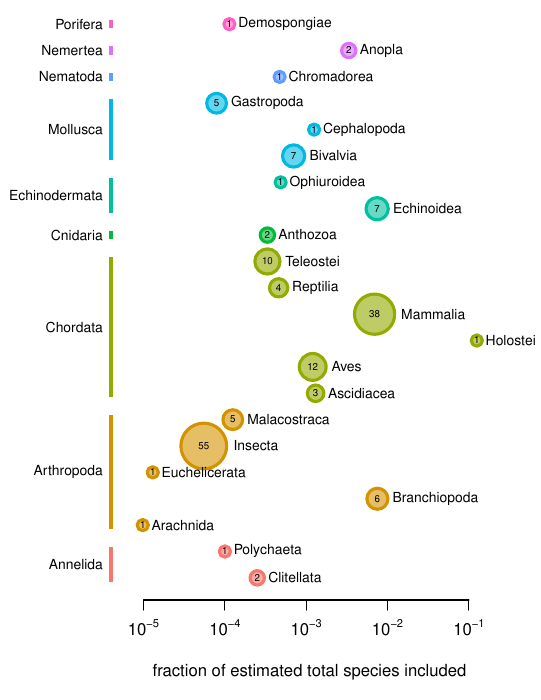

Source code (R):
# species_counts.r

library(tidyverse)
source('color_scheme.r')

d <- read_tsv('../../data/species_by_class.tsv') %>% 
  filter(is.finite(frac))
opar <- par(no.readonly=TRUE)

size <- 7
pdf('species_counts.pdf', width=size*0.773, size)
par(mar=c(5, 0.1, 0.1, 0.6))
x <- seq_along(d$class)
plot(log10(d$frac), x, type='n', axes=FALSE, ylab='', xlab='', 
     xlim=c(-6.5, -0.5))
axis(1, seq(-1, -5), latex2exp::TeX(sprintf("$10^{%d}$", seq(-1, -5))))

cols <- match(d$phylum, names(phyla_cols))
points(log10(d$frac), x, pty='n', cex=1.5*(d$nspecies)^0.35, pch=21,
       col=phyla_cols[cols], lwd=3, bg=scales::alpha(phyla_cols[cols], 0.6))
text(log10(d$frac) + 0.11*d$nspecies^0.3, x, d$class, 
     xpd=TRUE, srt=0, cex=0.8, adj=c(0, NA))

text(log10(d$frac), x, d$nspecies, cex=0.6, adj=c(0.5, NA))

z = factor(d$phylum)
phy <- as.integer(z)
for (i in 1:max(phy)) {
  idx <- which(phy == i) 
  text(-5.5, mean(idx), levels(z)[i], cex=0.8, adj=c(1, NA))
  segments(-5.4, min(idx) - 0.1, -5.4, max(idx) + 0.1, lwd=3, lend=2, 
          col=phyla_cols[i])
}

title(xlab='                   fraction of estimated total species included')

dev.off()

# phyla_cols_s <- phyla_cols[unique(d$phylum)]
# legend(-5, 15, names(phyla_cols_s), fill=phyla_cols_s,
#        bty='n', border=0, cex=0.7, ncol=1)
par(opar)
